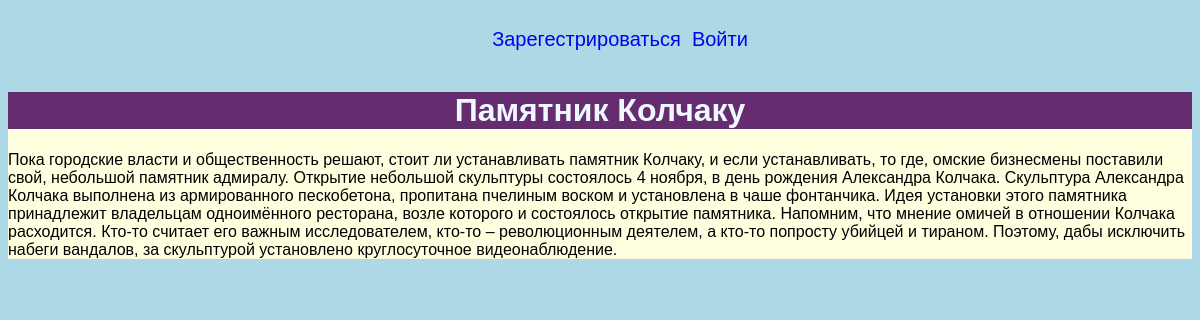
The page /full_info/3/ on the database its author committed.
### full_info/models.py (models this page shows, shortened)
class Full_info(models.Model):
    title = models.CharField(max_length=100)
    description = models.TextField()

### full_info/views.py (the view)
# urls.py: path('<int:info_id>/', views.detail, name='detail'),
def detail(request, info_id):
    info = get_object_or_404(Full_info, pk=info_id)
    return render(request, 'full_info/detail.html', {'info': info})

### full_info/templates/full_info/detail.html
{%extends 'info/base.html'%}
{%load static%}
{%block content%}
<div class="detail">
<h1>{{info.title}}</h1>
    <div>{{info.description}}</div>
</div>
{%endblock%}

### info/static/css/style.css (style rules this page uses)
body { font-family: Verdana, Geneva, Tahoma, sans-serif; background: lightblue; }
h1 { text-align: center; color: purple; }
.detail { background: lightyellow; }
.detail h1 { background: rgb(101, 44, 112); color: aliceblue; }

### rows shown on the page
Full_info: title "Памятник Колчаку", description "Пока городские власти и общественность решают, стоит ли устанавливать памятник Колчаку, и если устанавливать, то где, омские бизнесмены поставили свой, небольшой памятник адмиралу. Открытие небольшой скульптуры состоялось 4 ноября, в день рождения Александра Колчака. Скульптура Александра Колчака выполнена из армированного пескобетона, пропитана пчелиным воском и установлена в чаше фонтанчика. Идея установки этого памятника принадлежит владельцам одноимённого ресторана, возле которого и состоялось открытие памятника. Напомним, что мнение омичей в отношении Колчака расходится. Кто-то считает его важным исследователем, кто-то – революционным деятелем, а кто-то попросту убийцей и тираном.…"
